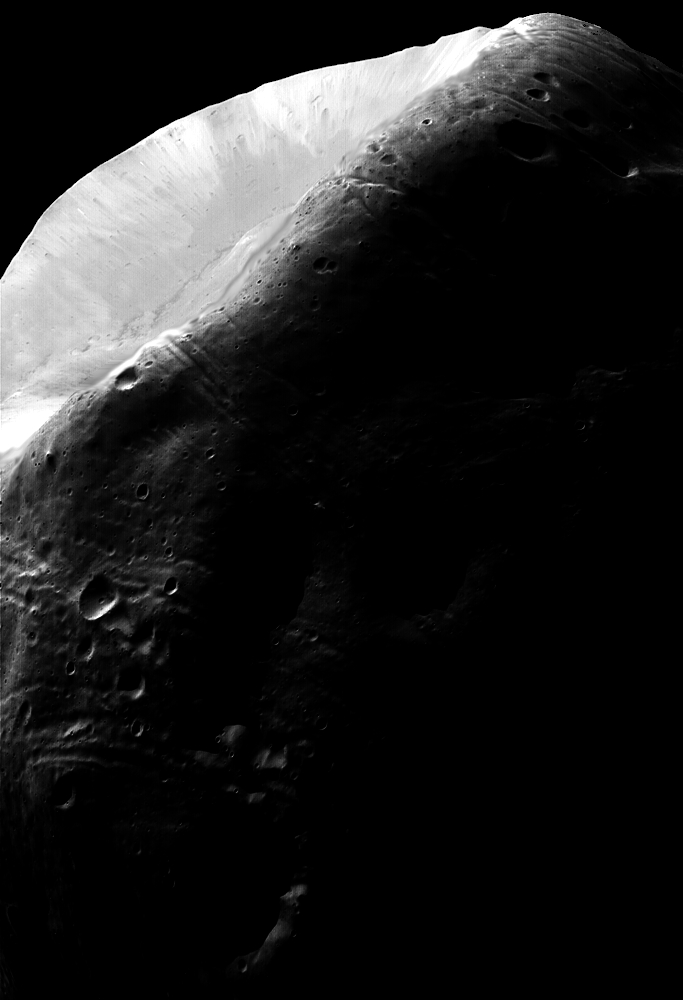
#> input picture Lab03/spatial_transforms_and_filtering/res/Q3_2.tif, 683 x 1000 px, found by its file name
$ python hist_match_12112907.py
#> lines starting #> are read from the running program, lines starting #| are printed output that depends on the picture
import numpy as np
import matplotlib.pyplot as plt
from PIL import Image
import time


def loadGrayscaleAsNumpy(filepath):
#> called with filepath = 'Q3_2.tif'
    img = Image.open(filepath)
#> img is the input picture: PIL image 683x1000 L; min 0, max 255, mean 31.7
    return np.array(img.convert('L'))


def plotHistogram(plt, hist, color):
    plt.bar(np.arange(0, 256), hist, color=color)
    plt.xlim(-0.5, 255.5)
    plt.xlabel("Grayscale")
    plt.ylabel("Frequency")


def getPDF(img):
    res, bins = np.histogram(img, bins=256, range=(-0.5, 255.5))
    return res / (img.shape[0] * img.shape[1])


def hist_match_12112907(img, spec_hist): # spec_hist should be normalized to a PDF
    img = img.astype(np.int32)
#> img: shape (1000, 683) int32

    img_pdf = getPDF(img)
#> in getPDF, `res, bins = np.histogram(img, bins=256, range=(-0.5, 255.5))`: res = 256 values, max 421847 at index 0, min 11 at index 90, mean 2668; bins = 257 values from -0.5 to 255.5
#> img_pdf = 256 values, max 0.618 at index 0, min 1.61e-05 at index 90, mean 0.00391
    img_cdf = np.cumsum(img_pdf)
#> img_cdf = 256 values from 0.618 to 1
    spec_cdf = np.cumsum(spec_hist)

    tran = np.searchsorted(255 * spec_cdf, 255 * img_cdf + 0.5, side='left') - 1
#> tran = 256 values from 51 to 255
    res = tran[img]
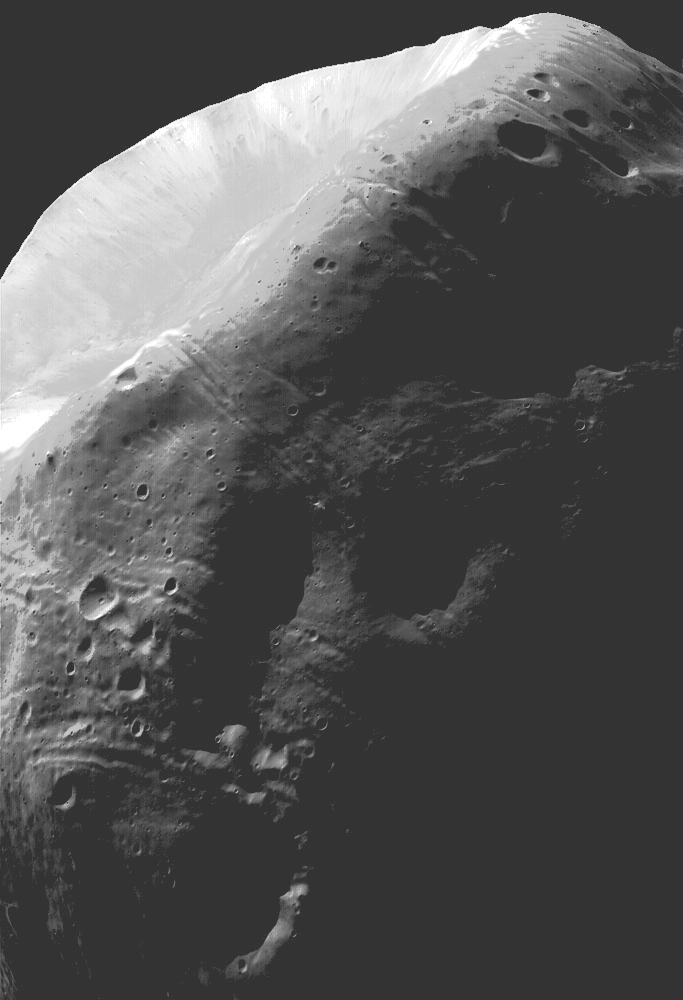
#> res: shape (1000, 683) int64; min 51, max 255, mean 85.3

    res = res.astype(np.uint8)
    return (res, getPDF(res), img_pdf)


img_raw = loadGrayscaleAsNumpy("Q3_2.tif")

spec_hist = np.concatenate((
    np.linspace(0, 7, 5 - 0 + 1),
    np.linspace(7, 0.7, 20 - 5 + 1)[1:],
    np.linspace(0.7, 0, 181 - 20 + 1)[1:],
    np.linspace(0, 0.6, 203 - 181 + 1)[1:],
    np.linspace(0.6, 0, 255 - 203 + 1)[1:]
), axis=0)
spec_hist /= np.sum(spec_hist)

start = time.time()
img, img_hist, raw_hist = hist_match_12112907(img_raw, spec_hist)
#> img_hist = 256 values, max 0.618 at index 51, min 0 at index 0, mean 0.00391; raw_hist has the same summary as img_pdf in hist_match_12112907
print("Time Cost: {} s.".format(time.time() - start))

plt.figure(1, figsize=(25.6, 5))
plotHistogram(plt, raw_hist, "lightgray")
plotHistogram(plt, img_hist, "orange")

plt.figure(2)
plt.imshow(img, cmap="gray", vmin=0, vmax=255)

plt.show()
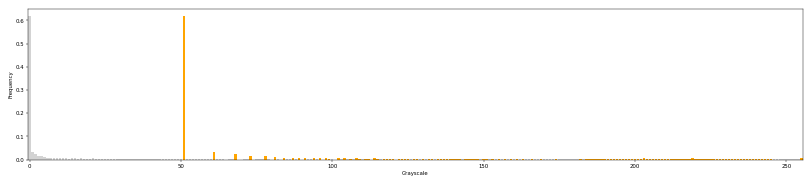
#> figure drawn by matplotlib, 1 panel; tallest bar 0.618 high, from x = -0.4 to 0.4; tallest bar 0.618 high, from x = 50.6 to 51.4

$ run again, with Lab03/spatial_transforms_and_filtering/res/Q3_3.tif copied over Lab03/spatial_transforms_and_filtering/res/Q3_2.tif
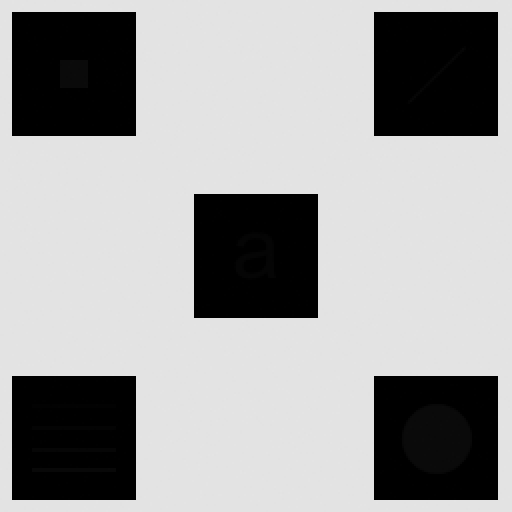
#> input picture Lab03/spatial_transforms_and_filtering/res/Q3_3.tif, 512 x 512 px, found by its file name
#> in loadGrayscaleAsNumpy, img is the input picture: PIL image 512x512 L; min 0, max 228, mean 160.7
#> in hist_match_12112907, `img = img.astype(np.int32)`:
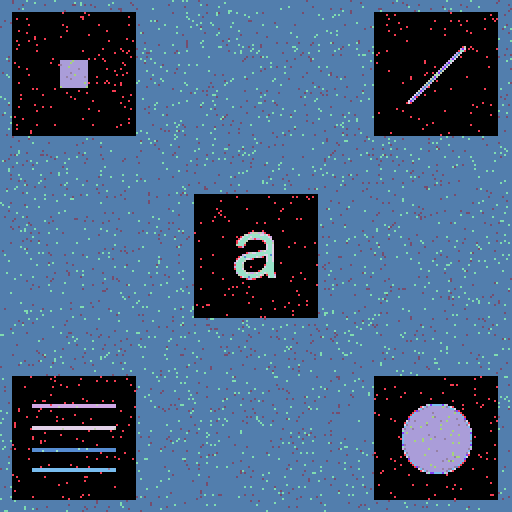
#> img: shape (512, 512) int32; 15 distinct labels, from 0 to 228; one colour per label, 0 black
#> in getPDF, `res, bins = np.histogram(img, bins=256, range=(-0.5, 255.5))`: res = 256 values, max 175784 at index 227, min 0 at index 12, mean 1024; bins = 257 values from -0.5 to 255.5
#> img_pdf = 256 values, max 0.671 at index 227, min 0 at index 12, mean 0.00391
#> img_cdf = 256 values from 0.257 to 1
#> tran = 256 values from 8 to 255
#> img_hist = 256 values, max 0.671 at index 233, min 0 at index 0, mean 0.00391; raw_hist has the same summary as img_pdf in hist_match_12112907
#> `plt.show()`:
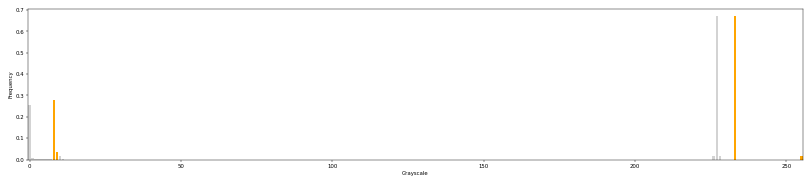
#> figure drawn by matplotlib, 1 panel; tallest bar 0.671 high, from x = 226.6 to 227.4; tallest bar 0.671 high, from x = 232.6 to 233.4

$ run again, with Lab03/spatial_transforms_and_filtering/res/Q3_4.tif copied over Lab03/spatial_transforms_and_filtering/res/Q3_2.tif
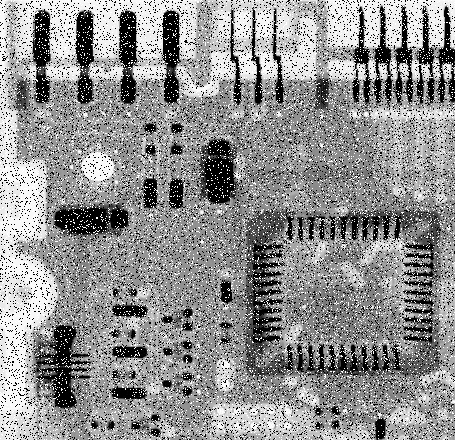
#> input picture Lab03/spatial_transforms_and_filtering/res/Q3_4.tif, 455 x 440 px, found by its file name
#> in loadGrayscaleAsNumpy, img is the input picture: PIL image 455x440 L; min 0, max 255, mean 144.1
#> img: shape (440, 455) int32
#> in getPDF, `res, bins = np.histogram(img, bins=256, range=(-0.5, 255.5))`: res = 256 values, max 30628 at index 0, min 33 at index 254, mean 782; bins = 257 values from -0.5 to 255.5
#> img_pdf = 256 values, max 0.153 at index 0, min 0.000165 at index 254, mean 0.00391
#> img_cdf = 256 values from 0.153 to 1
#> tran = 256 values from 5 to 255
#> in hist_match_12112907, `res = tran[img]`:
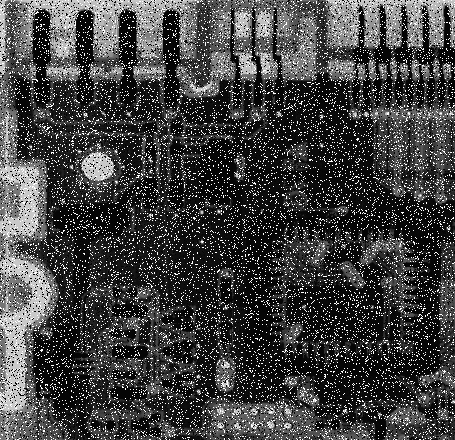
#> res: shape (440, 455) int64; min 5, max 255, mean 66
#> img_hist = 256 values, max 0.177 at index 5, min 0 at index 0, mean 0.00391; raw_hist has the same summary as img_pdf in hist_match_12112907
#> `plt.show()`:
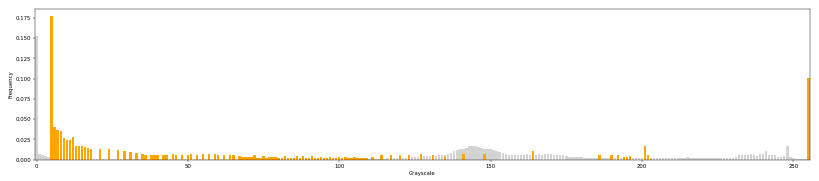
#> figure drawn by matplotlib, 1 panel; tallest bar 0.153 high, from x = -0.4 to 0.4; tallest bar 0.177 high, from x = 4.6 to 5.4
